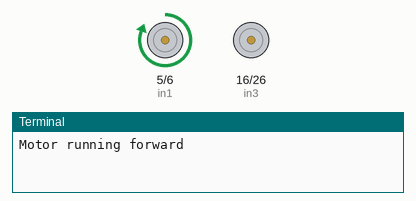
A program run on a simulated Raspberry Pi (BCM pin numbers). Shown: motor-driver pin pairs drawn as motors (green arrow = first pin HIGH = forward, orange = second pin HIGH = backward, longer = more drive), the last lines printed to the terminal. At 20.0 s the program stops and its outputs stay as they are.

Above: at 0.1 s.
At 5.1 s:
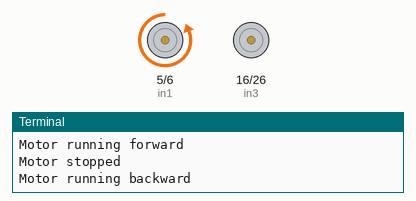
At 10.1 s:
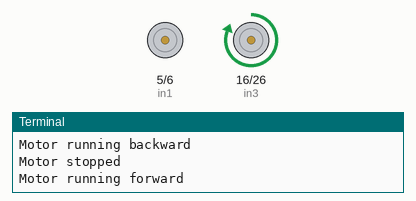
At 20.1 s:
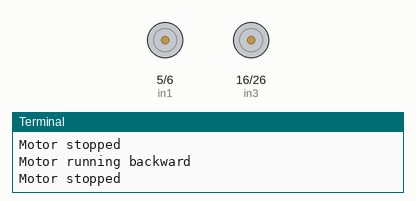
Timing chart, 0 to 21.5 s (numbered marks = the images above):
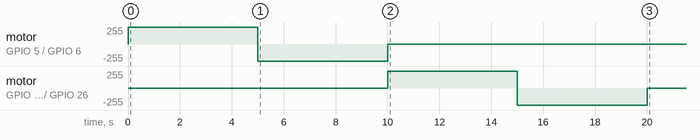

The program:

main.py
```python
from gpiozero import DigitalOutputDevice
from time import sleep

# Setup the GPIO pins for IN1 and IN2 on the L298N
in1 = DigitalOutputDevice(5)
in2 = DigitalOutputDevice(6)

in3 = DigitalOutputDevice(16)
in4 = DigitalOutputDevice(26)


def motor_forward(duration, in1, in2):
    in1.on()
    in2.off()
    print("Motor running forward")
    sleep(duration)
    motor_stop()


def motor_backward(duration, in1, in2):
    in1.off()
    in2.on()
    print("Motor running backward")
    sleep(duration)
    motor_stop()


def motor_stop():
    in1.off()
    in2.off()
    print("Motor stopped")


# Example usage:
# motor_forward(5)  # Run motor forward for 5 seconds
# motor_backward(5)  # Run motor backward for 5 seconds

motor_forward(5, in1, in2)
motor_backward(5, in1, in2)

motor_forward(5, in3, in4)
motor_backward(5, in3, in4)

# Cleanup the GPIO pins
in1.close()
in2.close()

in3.close()
in4.close()
```

Measured:
- by itself, motor on GPIO 5 (in1) / GPIO 6 (in2): stopped → forward 255/255 at 0.00 s, → backward 255/255 5.0 s later, → stopped 5.0 s later
- by itself, motor on GPIO 16 (in3) / GPIO 26 (in4): stopped → forward 255/255 at 10.0 s, → backward 255/255 5.0 s later, → stopped 5.0 s later
